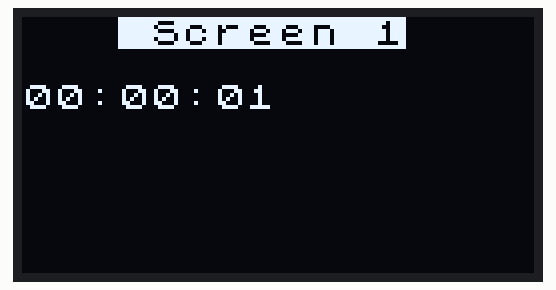
Recording of a sketch running on a simulated ATtiny85, built with avr-gcc and run on an emulated ATtiny85. Shown: 128×64 one-colour display.

Above: at 1.3 s.
At 5.5 s:
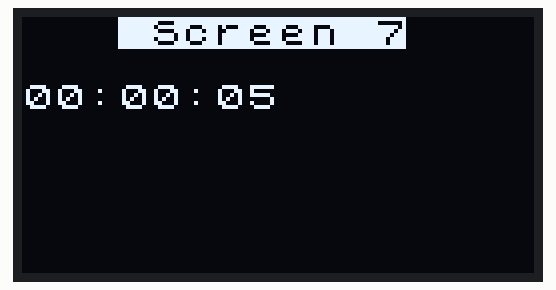
At 10.4 s:
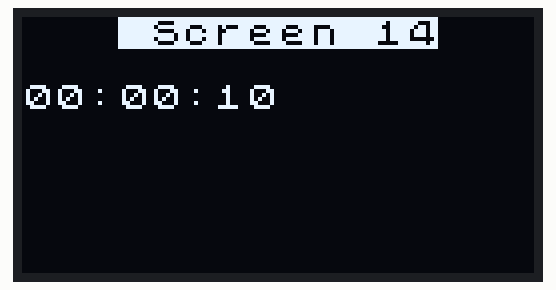
At 20.3 s:
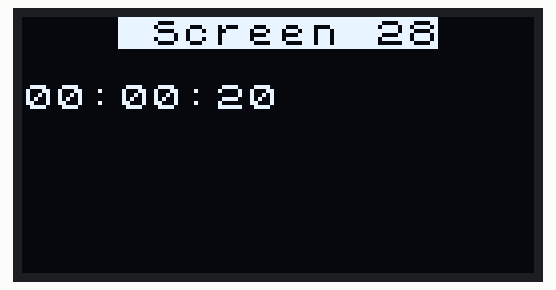
At 29.4 s:
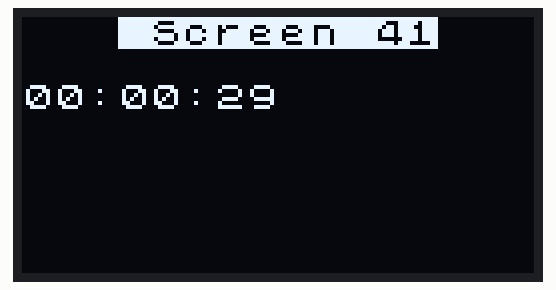
At 39.3 s:
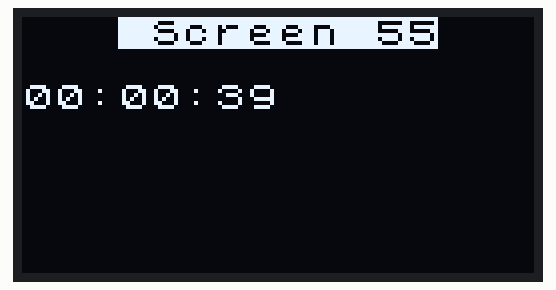

Measured:
- what the display in image 0 shows lasts 0.6 s, from 1.2 s to 1.8 s

The sketch:

SH1106_OLED_ESP32.ino
```cpp
#include <U8x8lib.h> // Refer to this site: https://github.com/olikraus/u8g2/wiki

// Pin Map
#define SDA 21 // SDA Pin is GPIO 21 for SH1106 OLED
#define SCL 22 // SCL Pin is GPIO 22 for SH1106 OLED

//#ifdef U8X8_HAVE_HW_SPI
//#include <SPI.h>
//#endif

// Please UNCOMMENT one of the contructor lines below
// U8x8 Contructor List
// The complete list is available here: https://github.com/olikraus/u8g2/wiki/u8x8setupcpp
// Please update the pin numbers according to your setup. Use U8X8_PIN_NONE if the reset pin is not connected
//U8X8_SSD1306_128X64_NONAME_HW_I2C u8x8(/* reset=*/ U8X8_PIN_NONE);
//U8X8_SSD1306_128X64_ALT0_HW_I2C u8x8(/* reset=*/ U8X8_PIN_NONE); 	      // same as the NONAME variant, but may solve the "every 2nd line skipped" problem
//U8X8_SSD1306_128X64_NONAME_SW_I2C u8x8(/* clock=*/ 2, /* data=*/ 0, /* reset=*/ U8X8_PIN_NONE); 	      // Digispark ATTiny85
//U8X8_SSD1306_128X64_NONAME_SW_I2C u8x8(/* clock=*/ SCL, /* data=*/ SDA, /* reset=*/ U8X8_PIN_NONE);   // OLEDs without Reset of the Display
U8X8_SH1106_128X64_NONAME_HW_I2C u8x8(/* reset=*/ U8X8_PIN_NONE);
//unsigned int RefreshDisplay;
uint32_t Prv_Display, RefreshPeriod_Display = 500;
uint8_t Screen;

// Timer
uint32_t hh, hh1, hh2, mm, mm1, mm2, ss, ss1, ss2, Old_ss2; // Hour, Minute, Second

void setup(void)
{
  // Initialize Serial communication
  Serial.begin(115200);

  // Initialize OLED
  u8x8.begin();
  u8x8.setPowerSave(0);
  u8x8.setFont(u8x8_font_chroma48medium8_r);
  //u8x8.setFont(u8x8_font_8x13_1x2_r); // 4 Lines
  //u8x8.setFont(u8x8_font_victoriabold8_r); // 8 Lines Bold

  // Intermission before working
  delay(1000);

}

void loop(void)
{

  Screen++;
  UpdateTime();
  Display_u8x8();
  delay(500);

}

void UpdateTime() { // Timer
  ss = millis() / 1000;

  mm = ss / 60;

  hh = ss / 3600;
  hh2 = hh % 10;
  hh1 = hh / 10;

  ss = ss - mm * 60;
  ss2 = ss % 10;
  ss1 = ss / 10;

  mm = mm - hh * 60;
  mm2 = mm % 10;
  mm1 = mm / 10;
}

void Display_u8x8() {
  // Clear display
  if((millis() - Prv_Display) > RefreshPeriod_Display) {
    u8x8.clearDisplay();
    Prv_Display = millis();
  }

  // Timer
  u8x8.setCursor(3, 0);
  u8x8.setInverseFont(1);
  u8x8.println(String(" Screen ") + Screen);
  u8x8.setInverseFont(0);
  u8x8.println(String(""));
  u8x8.println(String("") + hh1 + hh2 + String(":") + mm1 + mm2 + String(":") + ss1 + ss2);
  u8x8.println(String(""));

  //u8x8.refreshDisplay();    // only required for SSD1606/7
}
```
